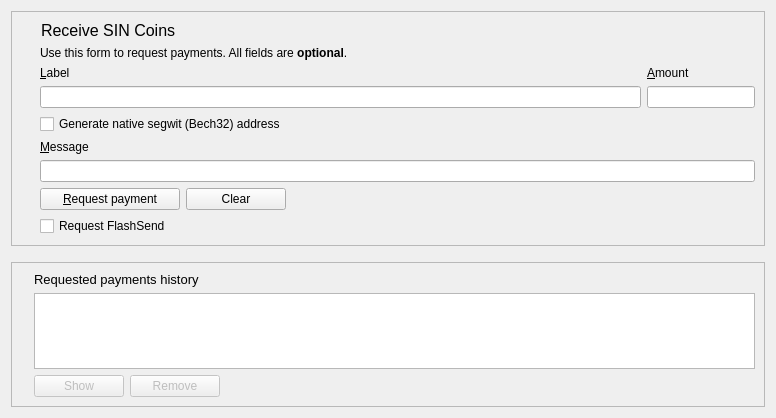
<?xml version="1.0" encoding="UTF-8"?>
<ui version="4.0">
 <class>ReceiveCoinsDialog</class>
 <widget class="QWidget" name="ReceiveCoinsDialog">
  <property name="geometry">
   <rect>
    <x>0</x>
    <y>0</y>
    <width>776</width>
    <height>418</height>
   </rect>
  </property>
  <layout class="QVBoxLayout" name="verticalLayout" stretch="0,0,1">
   <item>
    <widget class="QFrame" name="frame2">
     <property name="sizePolicy">
      <sizepolicy hsizetype="Preferred" vsizetype="Expanding">
       <horstretch>0</horstretch>
       <verstretch>0</verstretch>
      </sizepolicy>
     </property>
     <property name="frameShape">
      <enum>QFrame::StyledPanel</enum>
     </property>
     <property name="frameShadow">
      <enum>QFrame::Sunken</enum>
     </property>
     <layout class="QVBoxLayout" name="verticalLayout_3">
      <item>
       <layout class="QGridLayout" name="gridLayout">
        <item row="8" column="0">
         <widget class="QLabel" name="label_7">
          <property name="text">
           <string/>
          </property>
         </widget>
        </item>
        <item row="8" column="2">
         <layout class="QHBoxLayout" name="horizontalLayout">
          <item>
           <widget class="SinPushButton" name="receiveButton">
            <property name="minimumSize">
             <size>
              <width>140</width>
              <height>0</height>
             </size>
            </property>
            <property name="text">
             <string>&amp;Request payment</string>
            </property>
            <property name="icon">
             <iconset resource="../sin.qrc">
              <normaloff>:/icons/receiving_addresses</normaloff>:/icons/receiving_addresses</iconset>
            </property>
           </widget>
          </item>
          <item>
           <widget class="SinPushButton" name="clearButton">
            <property name="sizePolicy">
             <sizepolicy hsizetype="Minimum" vsizetype="Fixed">
              <horstretch>0</horstretch>
              <verstretch>0</verstretch>
             </sizepolicy>
            </property>
            <property name="minimumSize">
             <size>
              <width>100</width>
              <height>0</height>
             </size>
            </property>
            <property name="toolTip">
             <string>Clear all fields of the form.</string>
            </property>
            <property name="text">
             <string>Clear</string>
            </property>
            <property name="icon">
             <iconset resource="../sin.qrc">
              <normaloff>:/icons/remove</normaloff>:/icons/remove</iconset>
            </property>
            <property name="autoDefault">
             <bool>false</bool>
            </property>
           </widget>
          </item>
          <item>
           <spacer name="horizontalSpacer">
            <property name="orientation">
             <enum>Qt::Horizontal</enum>
            </property>
            <property name="sizeHint" stdset="0">
             <size>
              <width>40</width>
              <height>20</height>
             </size>
            </property>
           </spacer>
          </item>
         </layout>
        </item>
        <item row="0" column="0" colspan="3">
         <widget class="QLabel" name="label_4">
          <property name="font">
           <font>
            <pointsize>12</pointsize>
           </font>
          </property>
          <property name="text">
           <string>Receive SIN Coins</string>
          </property>
          <property name="indent">
           <number>20</number>
          </property>
         </widget>
        </item>
        <item row="3" column="2">
         <widget class="QLabel" name="label_2">
          <property name="toolTip">
           <string>An optional label to associate with the new receiving address.</string>
          </property>
          <property name="text">
           <string>&amp;Label</string>
          </property>
          <property name="alignment">
           <set>Qt::AlignLeading|Qt::AlignLeft|Qt::AlignVCenter</set>
          </property>
          <property name="buddy">
           <cstring>reqLabel</cstring>
          </property>
         </widget>
        </item>
        <item row="2" column="2">
         <widget class="QLabel" name="label_5">
          <property name="text">
           <string>Use this form to request payments. All fields are &lt;b&gt;optional&lt;/b&gt;.</string>
          </property>
         </widget>
        </item>
        <item row="5" column="2">
         <layout class="QHBoxLayout" name="horizontalLayout_6">
          <item>
           <widget class="QCheckBox" name="useBech32">
            <property name="sizePolicy">
             <sizepolicy hsizetype="Fixed" vsizetype="Fixed">
              <horstretch>0</horstretch>
              <verstretch>0</verstretch>
             </sizepolicy>
            </property>
            <property name="maximumSize">
             <size>
              <width>1000</width>
              <height>16777215</height>
             </size>
            </property>
            <property name="focusPolicy">
             <enum>Qt::StrongFocus</enum>
            </property>
            <property name="toolTip">
             <string>Native segwit addresses (aka Bech32 or BIP-173) reduce your transaction fees later on and offer better protection against typos, but old wallets don't support them. When unchecked, an address compatible with older wallets will be created instead.</string>
            </property>
            <property name="text">
             <string>Generate native segwit (Bech32) address</string>
            </property>
           </widget>
          </item>
          <item>
           <spacer name="horizontalSpacer_3">
            <property name="orientation">
             <enum>Qt::Horizontal</enum>
            </property>
            <property name="sizeHint" stdset="0">
             <size>
              <width>0</width>
              <height>0</height>
             </size>
            </property>
           </spacer>
          </item>
         </layout>
        </item>
        <item row="4" column="3">
         <widget class="SINAmountField" name="reqAmount">
          <property name="sizePolicy">
           <sizepolicy hsizetype="Fixed" vsizetype="Fixed">
            <horstretch>0</horstretch>
            <verstretch>0</verstretch>
           </sizepolicy>
          </property>
          <property name="minimumSize">
           <size>
            <width>80</width>
            <height>0</height>
           </size>
          </property>
          <property name="maximumSize">
           <size>
            <width>1000</width>
            <height>100</height>
           </size>
          </property>
          <property name="toolTip">
           <string>An optional amount to request. Leave this empty or zero to not request a specific amount.</string>
          </property>
         </widget>
        </item>
        <item row="4" column="2">
         <widget class="QLineEdit" name="reqLabel">
          <property name="toolTip">
           <string>An optional label to associate with the new receiving address.</string>
          </property>
         </widget>
        </item>
        <item row="3" column="3">
         <widget class="QLabel" name="label">
          <property name="toolTip">
           <string>An optional amount to request. Leave this empty or zero to not request a specific amount.</string>
          </property>
          <property name="text">
           <string>&amp;Amount</string>
          </property>
          <property name="alignment">
           <set>Qt::AlignLeading|Qt::AlignLeft|Qt::AlignVCenter</set>
          </property>
          <property name="buddy">
           <cstring>reqAmount</cstring>
          </property>
         </widget>
        </item>
        <item row="9" column="2">
         <widget class="QCheckBox" name="checkUseInstantSend">
          <property name="text">
           <string>Request FlashSend</string>
          </property>
          <property name="checkable">
           <bool>false</bool>
          </property>
          <property name="checked">
           <bool>false</bool>
          </property>
         </widget>
        </item>
        <item row="6" column="2">
         <widget class="QLabel" name="label_3">
          <property name="toolTip">
           <string>An optional message to attach to the payment request, which will be displayed when the request is opened. Note: The message will not be sent with the payment over the SIN network.</string>
          </property>
          <property name="text">
           <string>&amp;Message</string>
          </property>
          <property name="alignment">
           <set>Qt::AlignLeading|Qt::AlignLeft|Qt::AlignVCenter</set>
          </property>
          <property name="buddy">
           <cstring>reqMessage</cstring>
          </property>
         </widget>
        </item>
        <item row="7" column="2" colspan="2">
         <widget class="QLineEdit" name="reqMessage">
          <property name="toolTip">
           <string>An optional message to attach to the payment request, which will be displayed when the request is opened. Note: The message will not be sent with the payment over the SIN network.</string>
          </property>
         </widget>
        </item>
       </layout>
      </item>
     </layout>
    </widget>
   </item>
   <item>
    <spacer name="verticalSpacer_2">
     <property name="orientation">
      <enum>Qt::Vertical</enum>
     </property>
     <property name="sizeHint" stdset="0">
      <size>
       <width>20</width>
       <height>10</height>
      </size>
     </property>
    </spacer>
   </item>
   <item>
    <widget class="QFrame" name="frame">
     <property name="sizePolicy">
      <sizepolicy hsizetype="Preferred" vsizetype="Expanding">
       <horstretch>0</horstretch>
       <verstretch>0</verstretch>
      </sizepolicy>
     </property>
     <property name="frameShape">
      <enum>QFrame::StyledPanel</enum>
     </property>
     <property name="frameShadow">
      <enum>QFrame::Raised</enum>
     </property>
     <layout class="QVBoxLayout" name="verticalLayout_2">
      <property name="leftMargin">
       <number>22</number>
      </property>
      <item>
       <widget class="QLabel" name="label_6">
        <property name="font">
         <font>
          <pointsize>10</pointsize>
          <weight>50</weight>
          <bold>false</bold>
         </font>
        </property>
        <property name="text">
         <string>Requested payments history</string>
        </property>
       </widget>
      </item>
      <item>
       <widget class="QTableView" name="recentRequestsView">
        <property name="contextMenuPolicy">
         <enum>Qt::CustomContextMenu</enum>
        </property>
        <property name="tabKeyNavigation">
         <bool>false</bool>
        </property>
        <property name="sortingEnabled">
         <bool>true</bool>
        </property>
       </widget>
      </item>
      <item>
       <layout class="QHBoxLayout" name="horizontalLayout_2">
        <item>
         <widget class="SinPushButton" name="showRequestButton">
          <property name="enabled">
           <bool>false</bool>
          </property>
          <property name="minimumSize">
           <size>
            <width>90</width>
            <height>0</height>
           </size>
          </property>
          <property name="toolTip">
           <string>Show the selected request (does the same as double clicking an entry)</string>
          </property>
          <property name="text">
           <string>Show</string>
          </property>
          <property name="icon">
           <iconset resource="../sin.qrc">
            <normaloff>:/icons/edit</normaloff>:/icons/edit</iconset>
          </property>
          <property name="autoDefault">
           <bool>false</bool>
          </property>
         </widget>
        </item>
        <item>
         <widget class="SinPushButton" name="removeRequestButton">
          <property name="enabled">
           <bool>false</bool>
          </property>
          <property name="minimumSize">
           <size>
            <width>90</width>
            <height>0</height>
           </size>
          </property>
          <property name="toolTip">
           <string>Remove the selected entries from the list</string>
          </property>
          <property name="text">
           <string>Remove</string>
          </property>
          <property name="icon">
           <iconset resource="../sin.qrc">
            <normaloff>:/icons/remove</normaloff>:/icons/remove</iconset>
          </property>
          <property name="autoDefault">
           <bool>false</bool>
          </property>
         </widget>
        </item>
        <item>
         <spacer name="horizontalSpacer_2">
          <property name="orientation">
           <enum>Qt::Horizontal</enum>
          </property>
          <property name="sizeHint" stdset="0">
           <size>
            <width>40</width>
            <height>20</height>
           </size>
          </property>
         </spacer>
        </item>
       </layout>
      </item>
     </layout>
    </widget>
   </item>
  </layout>
 </widget>
 <customwidgets>
  <customwidget>
   <class>SinPushButton</class>
   <extends>QPushButton</extends>
   <header>qt/sinpushbutton.h</header>
  </customwidget>
  <customwidget>
   <class>SINAmountField</class>
   <extends>QLineEdit</extends>
   <header>qt/sinamountfield.h</header>
   <container>1</container>
  </customwidget>
 </customwidgets>
 <tabstops>
  <tabstop>reqLabel</tabstop>
  <tabstop>useBech32</tabstop>
  <tabstop>reqMessage</tabstop>
  <tabstop>receiveButton</tabstop>
  <tabstop>clearButton</tabstop>
  <tabstop>recentRequestsView</tabstop>
  <tabstop>showRequestButton</tabstop>
  <tabstop>removeRequestButton</tabstop>
 </tabstops>
 <resources>
  <include location="../sin.qrc"/>
 </resources>
 <connections/>
</ui>
